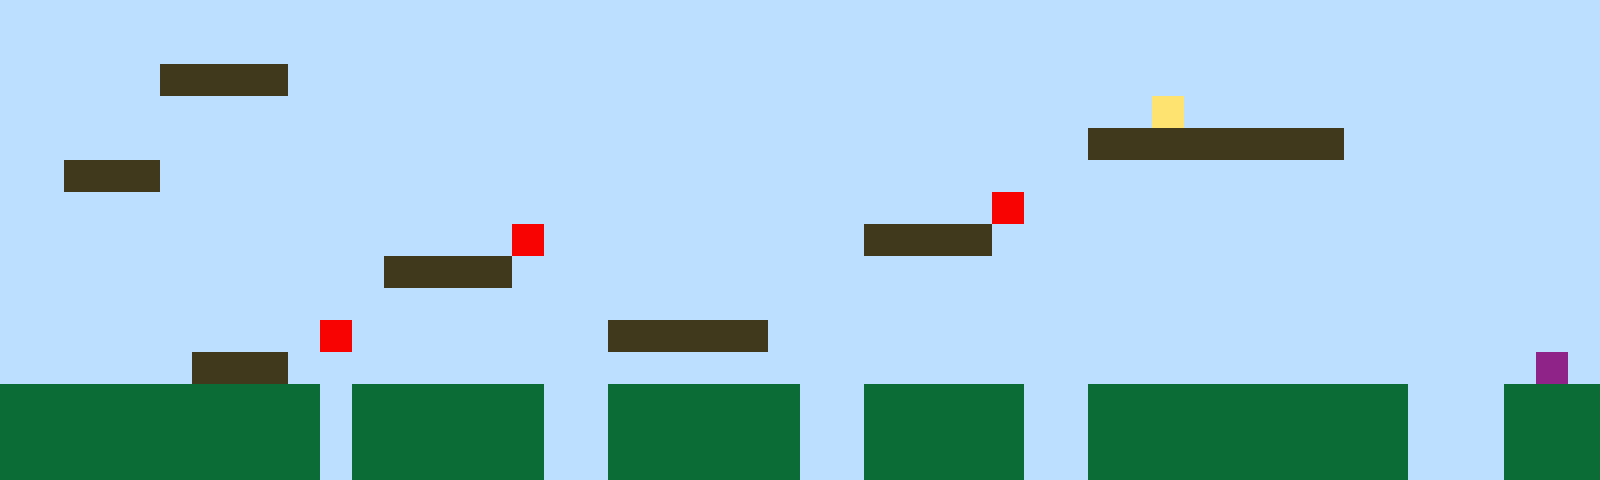

Rendered tile map (Tiled .tmx) drawn with the repository's tilesets; below, a short description and the full map source, tile grids included:
An orthogonal 50x15 tile map with 32x32 px tiles, 1 tile layer (Tile Layer 1).

<map version="1.10" tiledversion="1.11.2" orientation="orthogonal" renderorder="right-up" width="50" height="15" tilewidth="32" tileheight="32" infinite="0" nextlayerid="2" nextobjectid="1">
 <editorsettings>
  <export target="map1.csv" format="csv" />
 </editorsettings>
 <tileset firstgid="1" name="sprites" tilewidth="32" tileheight="32" tilecount="6" columns="3">
  <image source="sprites.png" width="96" height="64" />
 </tileset>
 <layer id="1" name="Tile Layer 1" width="50" height="15">
  <data encoding="csv">
1,1,1,1,1,1,1,1,1,1,1,1,1,1,1,1,1,1,1,1,1,1,1,1,1,1,1,1,1,1,1,1,1,1,1,1,1,1,1,1,1,1,1,1,1,1,1,1,1,1,
1,1,1,1,1,1,1,1,1,1,1,1,1,1,1,1,1,1,1,1,1,1,1,1,1,1,1,1,1,1,1,1,1,1,1,1,1,1,1,1,1,1,1,1,1,1,1,1,1,1,
1,1,1,1,1,3,3,3,3,1,1,1,1,1,1,1,1,1,1,1,1,1,1,1,1,1,1,1,1,1,1,1,1,1,1,1,1,1,1,1,1,1,1,1,1,1,1,1,1,1,
1,1,1,1,1,1,1,1,1,1,1,1,1,1,1,1,1,1,1,1,1,1,1,1,1,1,1,1,1,1,1,1,1,1,1,1,4,1,1,1,1,1,1,1,1,1,1,1,1,1,
1,1,1,1,1,1,1,1,1,1,1,1,1,1,1,1,1,1,1,1,1,1,1,1,1,1,1,1,1,1,1,1,1,1,3,3,3,3,3,3,3,3,1,1,1,1,1,1,1,1,
1,1,3,3,3,1,1,1,1,1,1,1,1,1,1,1,1,1,1,1,1,1,1,1,1,1,1,1,1,1,1,1,1,1,1,1,1,1,1,1,1,1,1,1,1,1,1,1,1,1,
1,1,1,1,1,1,1,1,1,1,1,1,1,1,1,1,1,1,1,1,1,1,1,1,1,1,1,1,1,1,1,5,1,1,1,1,1,1,1,1,1,1,1,1,1,1,1,1,1,1,
1,1,1,1,1,1,1,1,1,1,1,1,1,1,1,1,5,1,1,1,1,1,1,1,1,1,1,3,3,3,3,1,1,1,1,1,1,1,1,1,1,1,1,1,1,1,1,1,1,1,
1,1,1,1,1,1,1,1,1,1,1,1,3,3,3,3,1,1,1,1,1,1,1,1,1,1,1,1,1,1,1,1,1,1,1,1,1,1,1,1,1,1,1,1,1,1,1,1,1,1,
1,1,1,1,1,1,1,1,1,1,1,1,1,1,1,1,1,1,1,1,1,1,1,1,1,1,1,1,1,1,1,1,1,1,1,1,1,1,1,1,1,1,1,1,1,1,1,1,1,1,
1,1,1,1,1,1,1,1,1,1,5,1,1,1,1,1,1,1,1,3,3,3,3,3,1,1,1,1,1,1,1,1,1,1,1,1,1,1,1,1,1,1,1,1,1,1,1,1,1,1,
1,1,1,1,1,1,3,3,3,1,1,1,1,1,1,1,1,1,1,1,1,1,1,1,1,1,1,1,1,1,1,1,1,1,1,1,1,1,1,1,1,1,1,1,1,1,1,1,6,1,
2,2,2,2,2,2,2,2,2,2,1,2,2,2,2,2,2,1,1,2,2,2,2,2,2,1,1,2,2,2,2,2,1,1,2,2,2,2,2,2,2,2,2,2,1,1,1,2,2,2,
2,2,2,2,2,2,2,2,2,2,1,2,2,2,2,2,2,1,1,2,2,2,2,2,2,1,1,2,2,2,2,2,1,1,2,2,2,2,2,2,2,2,2,2,1,1,1,2,2,2,
2,2,2,2,2,2,2,2,2,2,1,2,2,2,2,2,2,1,1,2,2,2,2,2,2,1,1,2,2,2,2,2,1,1,2,2,2,2,2,2,2,2,2,2,1,1,1,2,2,2
</data>
 </layer>
</map>
